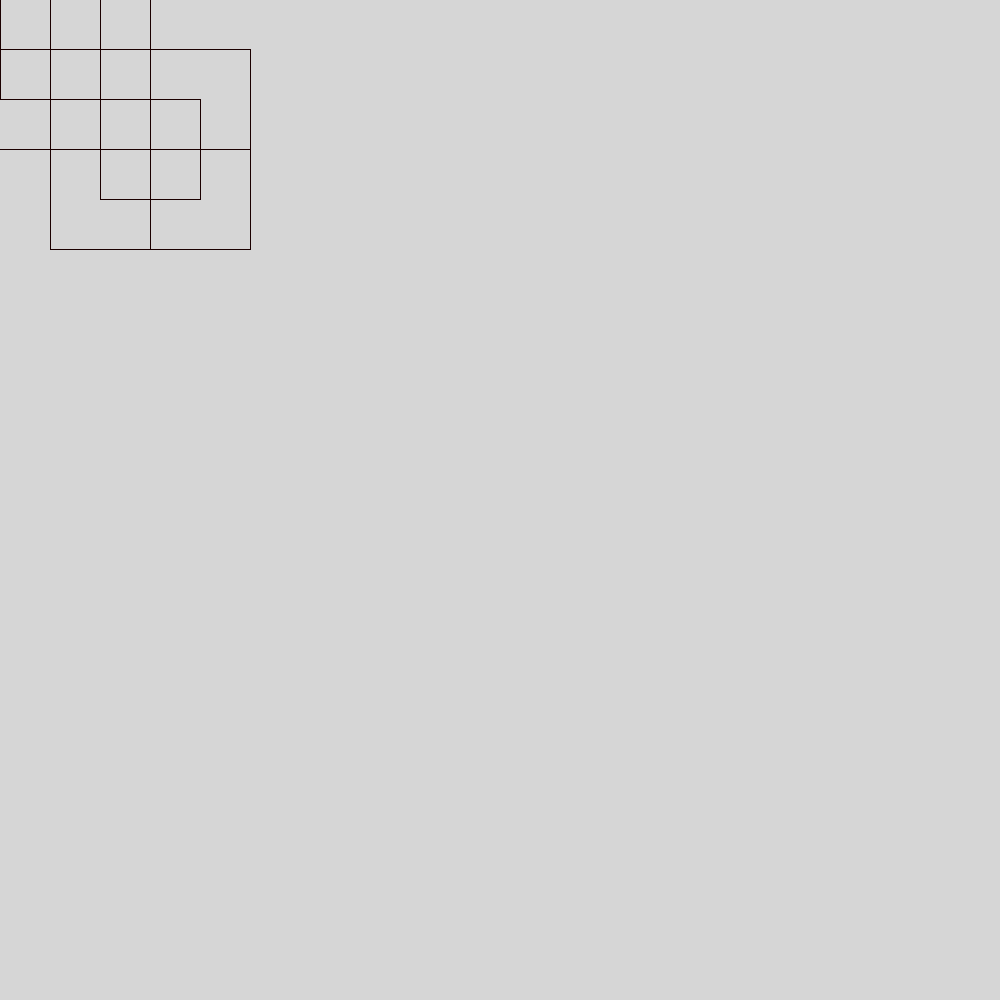
Frame 1 (no input)
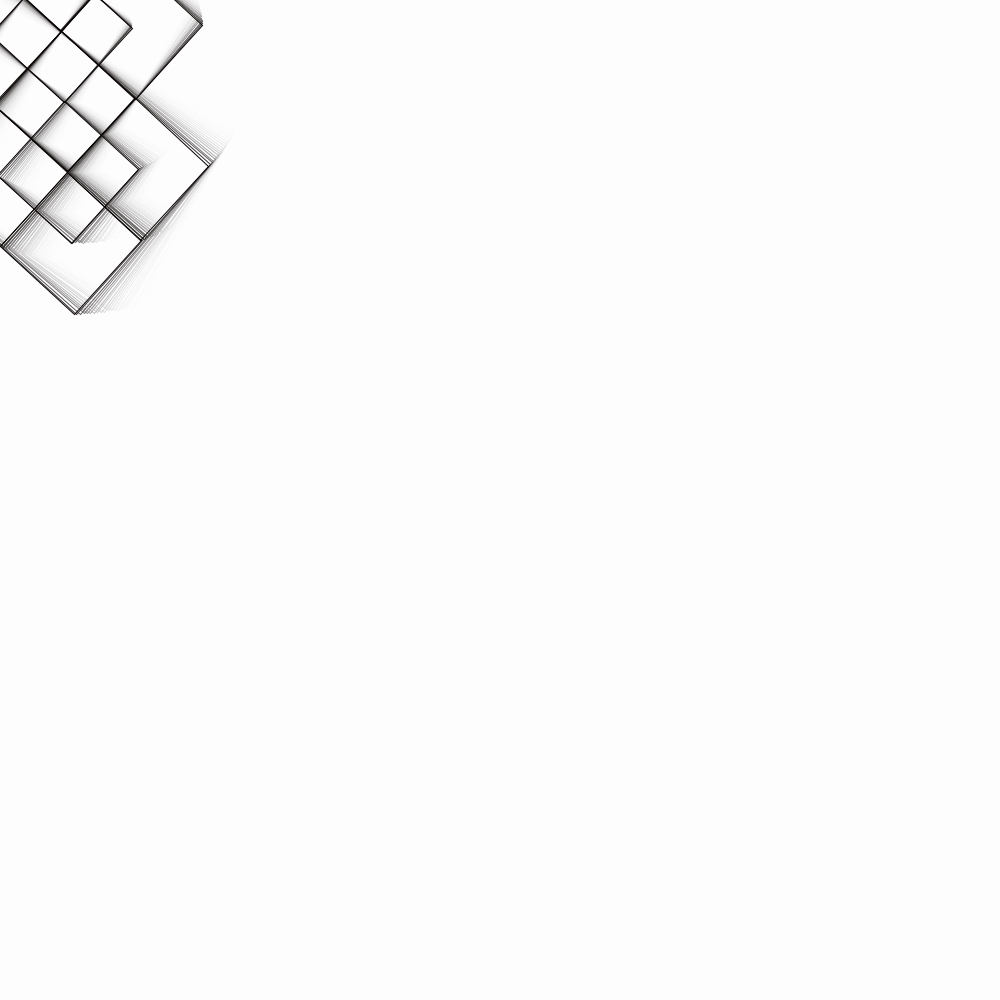
Frame 60 (the mouse pressed at the canvas centre just before this capture)
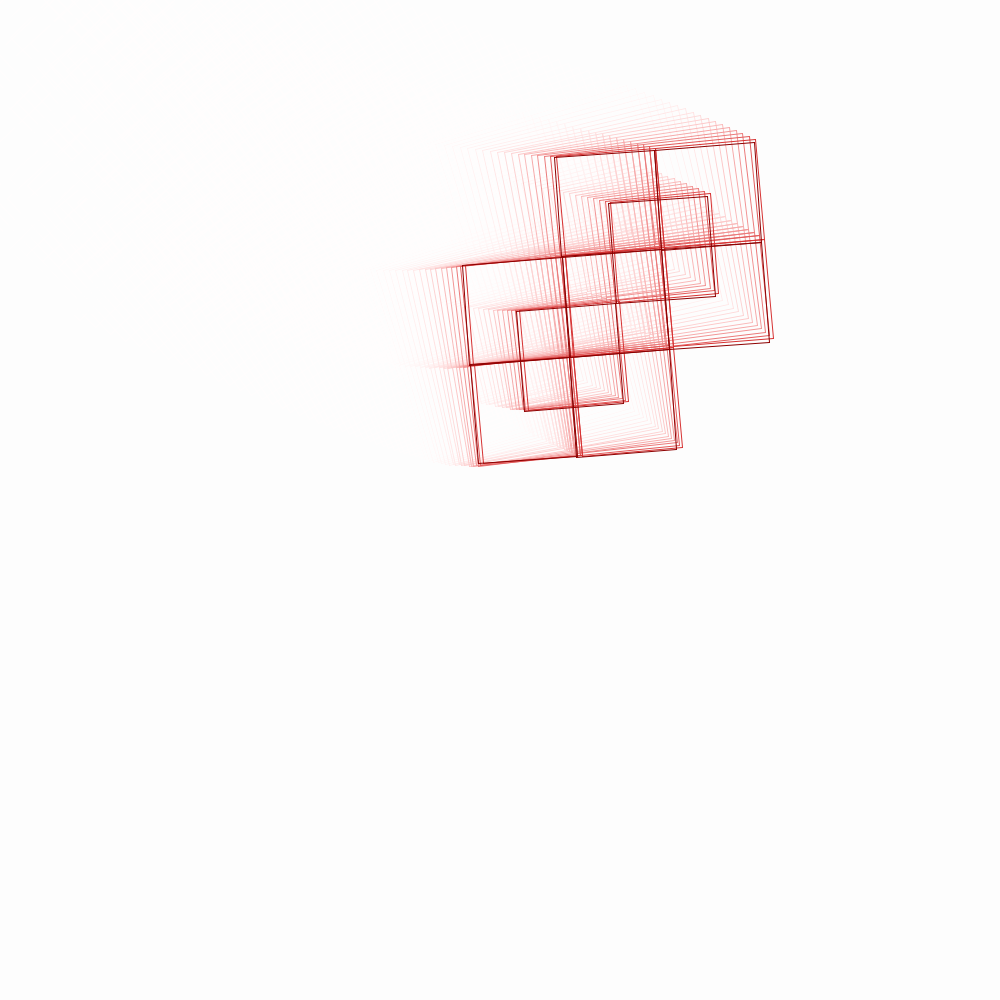
Frame 120 (the mouse held since frame 60 and released just before this capture)

The Processing sketch that drew these frames (run headless with seeded random() and noise(); from frame 60 on, the mouse is pressed at the canvas centre):

// Processing sketch: lerpwanderer
// ── lerpwanderer.pde
// Non-static (lerp on a specific vector)
Wanderer thing = new Wanderer();
PVector v;

void setup() {
  size(1000, 1000);
  v = new PVector(0.0, 0.0);
}

void draw() 
{  
  noStroke();
  fill(255, 50); //50
  rect(0, 0, width, height);
  
  thing.update();
  thing.display();
}

class Wanderer 
{
  PVector loc;
  PVector target;
  int interval;
  
  // Rotating internals
  float angle;
  float theta;
  float theta2;
  
  Wanderer() 
  {
    loc = new PVector(width/2, height/2);
    target = new PVector(random(width), random(height));
    interval = millis() + (int) random(750, 1500);
  }
  
  void update()
  {
     if (millis() > interval) {
       interval = millis() + (int) random(750, 1500);
       target = new PVector(random(width), random(height));
     }
     
     loc.x = lerp(loc.x, target.x, 0.025);
     loc.y = lerp(loc.y, target.y, 0.025);
  }

  void display() 
  {
    stroke(constrain(loc.dist(target), 0, 255),0, 0);
    
    //constrain(loc.dist(target), 0, 255);
    
    noFill();
    
    pushMatrix();
    translate(loc.x, loc.y);
    rotate(theta);
    theta += TWO_PI/500;
    
    rect(0, 0, 100, 100);
    
    
    rect(50, 50, 100, 100);
    
    rect(100, 100, 100, 100);
    
    rect(100, 0, 100, 100);
    rect(0, 100, 100, 100);
    
    for (int x = 0; x < 10; x++) {
      //ellipse(0, 0, 30, 30);  
    }
    
    rect(-50, -50, 100, 100);
    
    rect(-100, -100, 100, 100);
    
    rect(-100, 0, 100, 100);
    
    rect(0, -100, 100, 100);
    
    popMatrix();
    
  }
}
